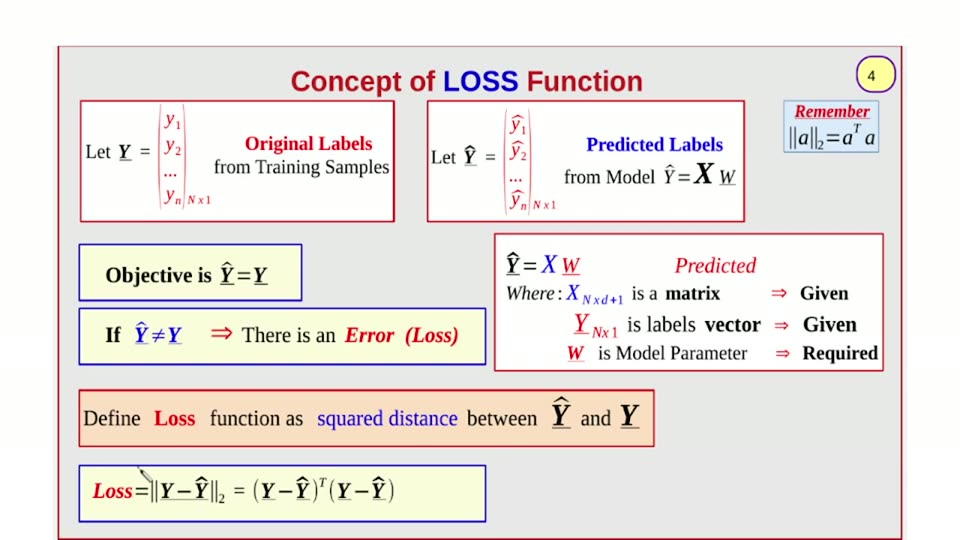
#> input picture videos/machine-learning/03_ridger_regression_gradient_descent/unique_slides/slide_004.jpg, 960 x 540 px, found by its file name
$ python m8_edges_alpha.py
#> lines starting #> are read from the running program, lines starting #| are printed output that depends on the picture; after the words box and inside, x2 and y2 are one past the last pixel; in counts of white or black regions, pixels touching at a corner belong together; pictures that were not available may be replaced by others from this repository, and a replacement may not be noted
#!/usr/bin/env python3
# m8_edges_alpha.py — row/col density profiles for exact highlight edges +
# refined global (alpha, color) fit with purity-screened patches.
import numpy as np
from PIL import Image

S = "/home/ahmed/Projects/ai_llm_slides/videos/deep-learning/002_transformers_part2/scratch/slide004"
B = "/home/ahmed/Projects/ai_llm_slides/videos/deep-learning"
frame = np.asarray(Image.open(f"{B}/002_transformers_part2/unique_slides/slide_004.jpg").convert("RGB"), dtype=np.float64)
render = np.asarray(Image.open(f"{S}/base-1.png").convert("RGB"), dtype=np.float64)
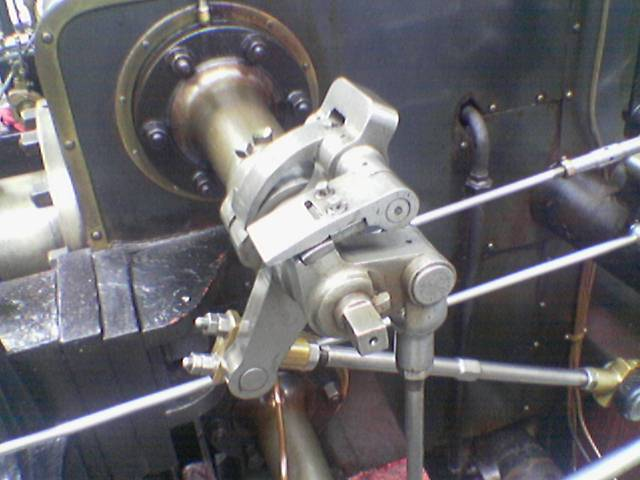
#> input picture videos/deep-learning/001_introduction/slide_030_source/Valve_original_(1).PNG, 640 x 480 px, given in place of base-1.png, which was not available
ax, sx, ay, sy = np.load(f"{S}/fit4.npy")
#> (reads videos/deep-learning/002_transformers_part2/scratch/slide004/fit4.npy from the repository)

fr, fg, fb = frame[..., 0], frame[..., 1], frame[..., 2]
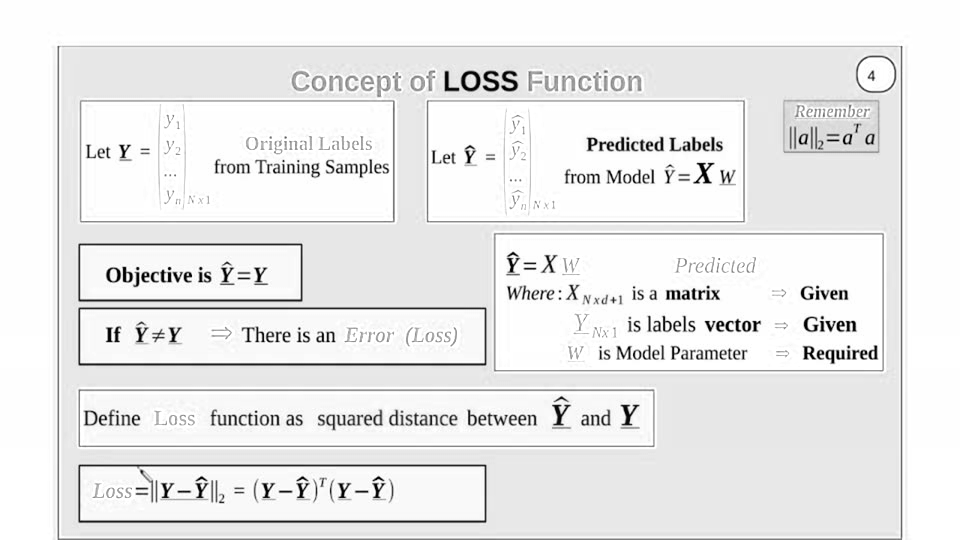
#> fr: shape (540, 960) float64; min 0, max 255, mean 235.1
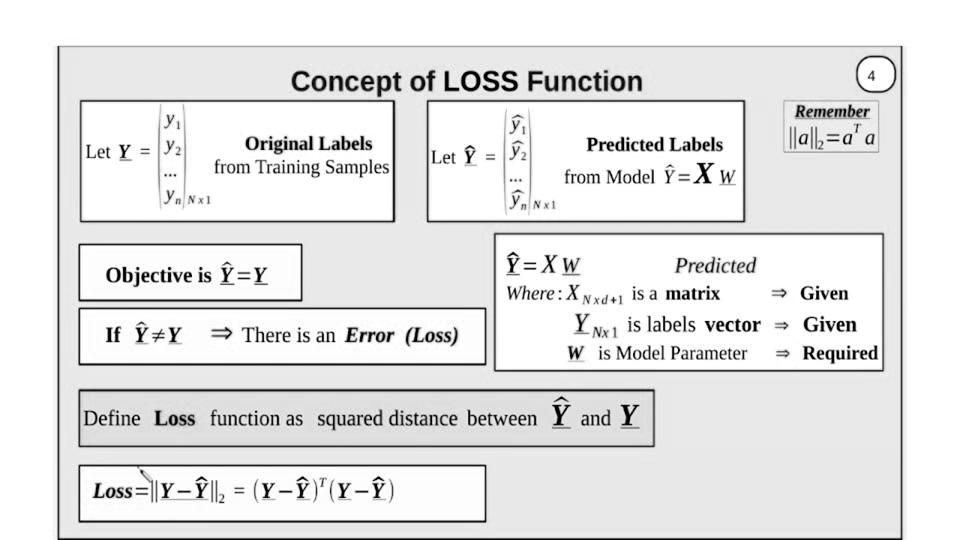
#> fg: shape (540, 960) float64; min 0, max 255, mean 229.3
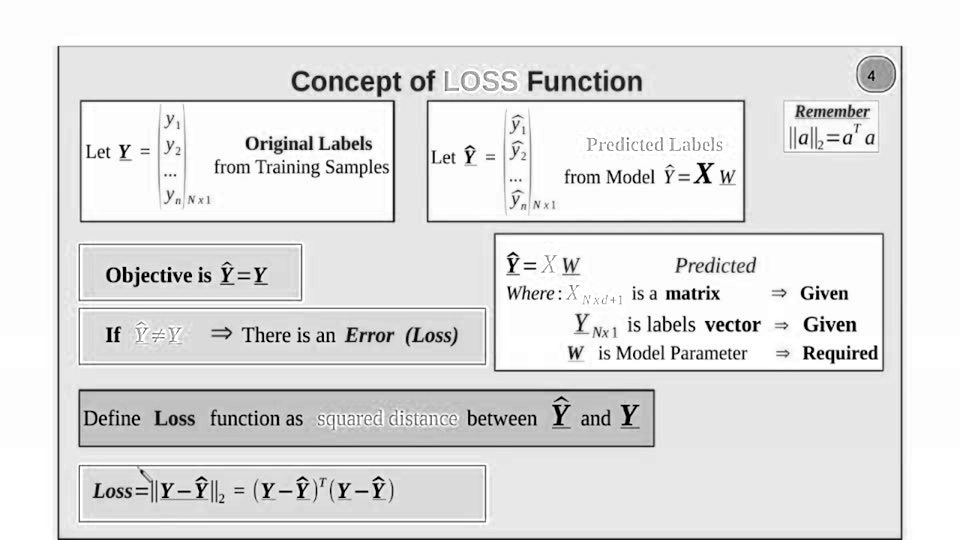
#> fb: shape (540, 960) float64; min 0, max 255, mean 226.2
om = (fr > 200) & (fb < 175) & (fg > 130) & (fg < 225) & ((fr - fb) > 60) & ((fg - fb) > 25)
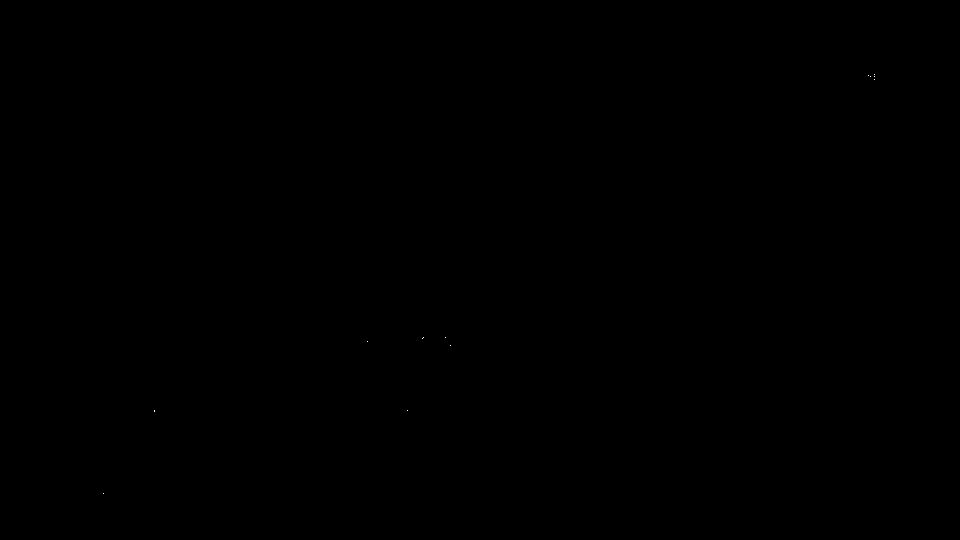
#> om: shape (540, 960) bool; 0% white in thin lines or dots, all inside (x1, y1, x2, y2) = (103, 74, 875, 494)

def profile(m, x0, x1, y0, y1, axis, tag):
#> called with x0 = 600, x1 = 700, y0 = 315, y1 = 405, axis = 'row', tag = 'enc rows (over x600..700)'
    if axis == "row":
        d = m[y0:y1, x0:x1].sum(axis=1)
#> d = 90 values from 0 to 0
        for i, v in enumerate(d):
            if v > 0 or True:
                pass
#> this loop made 90 passes
        idx = np.where(d > 0)[0]
#> idx = empty array
#> (the run stopped early here; a loop or call above may not have finished)
